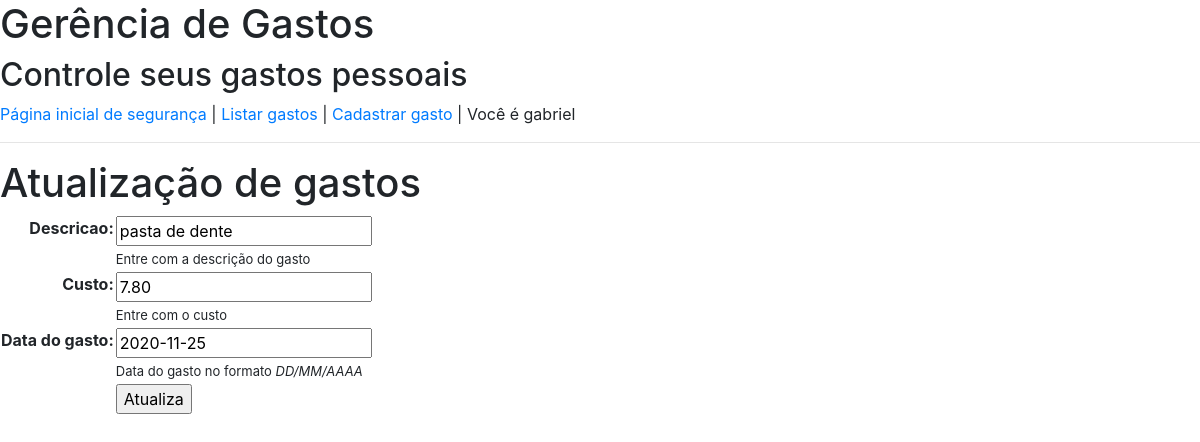
Page /gastos/atualiza/6/ (signed in) on the committed database.
### gastos/models.py (models this page shows, shortened)
class Gasto(models.Model):
    descricao = models.CharField(max_length=100, help_text="Entre com a descrição do gasto")
    custo = models.DecimalField(help_text="Entre com o custo", decimal_places=2, max_digits=10)
    data = models.DateField(help_text="Data do gasto no formato <em>DD/MM/AAAA<em>")

### gastos/views.py (the view, shortened to what this page needs)
# urls.py: path('atualiza/<int:pk>/', views.GastoUpdateView.as_view(), name='atualiza-gasto'),
class GastoUpdateView(LoginRequiredMixin, View):
    def get(self, request, pk, *args, **kwargs):
        gasto = Gasto.objects.get(pk=pk)
        formulario = GastoModel2Form(instance=gasto)
        context = {'gasto': formulario, }
        return render(request, 'gastos/atualizaGasto.html', context)

### gastos/forms.py
class GastoModel2Form(forms.ModelForm):
    data = forms.DateField(input_formats=['%d/%m/%Y'], label='Data do gasto', help_text="Data do gasto no formato <em>DD/MM/AAAA<em>")
    custo = forms.DecimalField(help_text="Entre com o custo", min_value=0.0, max_value=9999999999,
                               error_messages={'required':'magui zarai'})
    class Meta:
        model = Gasto
        fields = '__all__'

### gastos/templates/gastos/atualizaGasto.html (shortened to what this page needs)
{% extends 'gastos/links.html' %}
{% block content %}
<h1>Atualização de gastos</h1>
<form method="POST" class="formulario">
  <table>
    {{ gasto.as_table }}
    <tr>
      <td></td>
      <td><input type="submit" value="Atualiza" /></td>
    </tr>
  </table>
</form>
{% endblock %}

### gastos/templates/gastos/links.html (shortened to what this page needs)
{% load static %}
<!DOCTYPE html>
<html>
<head>
    <link rel="stylesheet" href="https://stackpath.bootstrapcdn.com/bootstrap/4.4.1/css/bootstrap.min.css">
    <link rel="stylesheet" href="{% static 'geral/css/estilo.css' %}">
</head>
<body>
    <h1>Gerência de Gastos</h1>
    <h2>Controle seus gastos pessoais</h2>
    <div>
        <a href="{% url 'sec-home' %}">Página inicial de segurança</a> |
        <a href="{% url 'gastos:lista-gastos' %}">Listar gastos</a> |
        <a href="{% url 'gastos:cria-gasto' %}">Cadastrar gasto</a>
        | Você é {% firstof user.username "um visitante" %}
    </div>
    <hr>{% block content %}{% endblock %}
</body>
</html>

### trabalho/static/geral/css/estilo.css (style rules this page uses)
.helptext { font-size: 13px; }
.formulario th { text-align: right; vertical-align: text-top; }

### rows in the picture
Gasto: descricao "pasta de dente", custo "7.80", data "2020-11-25"
